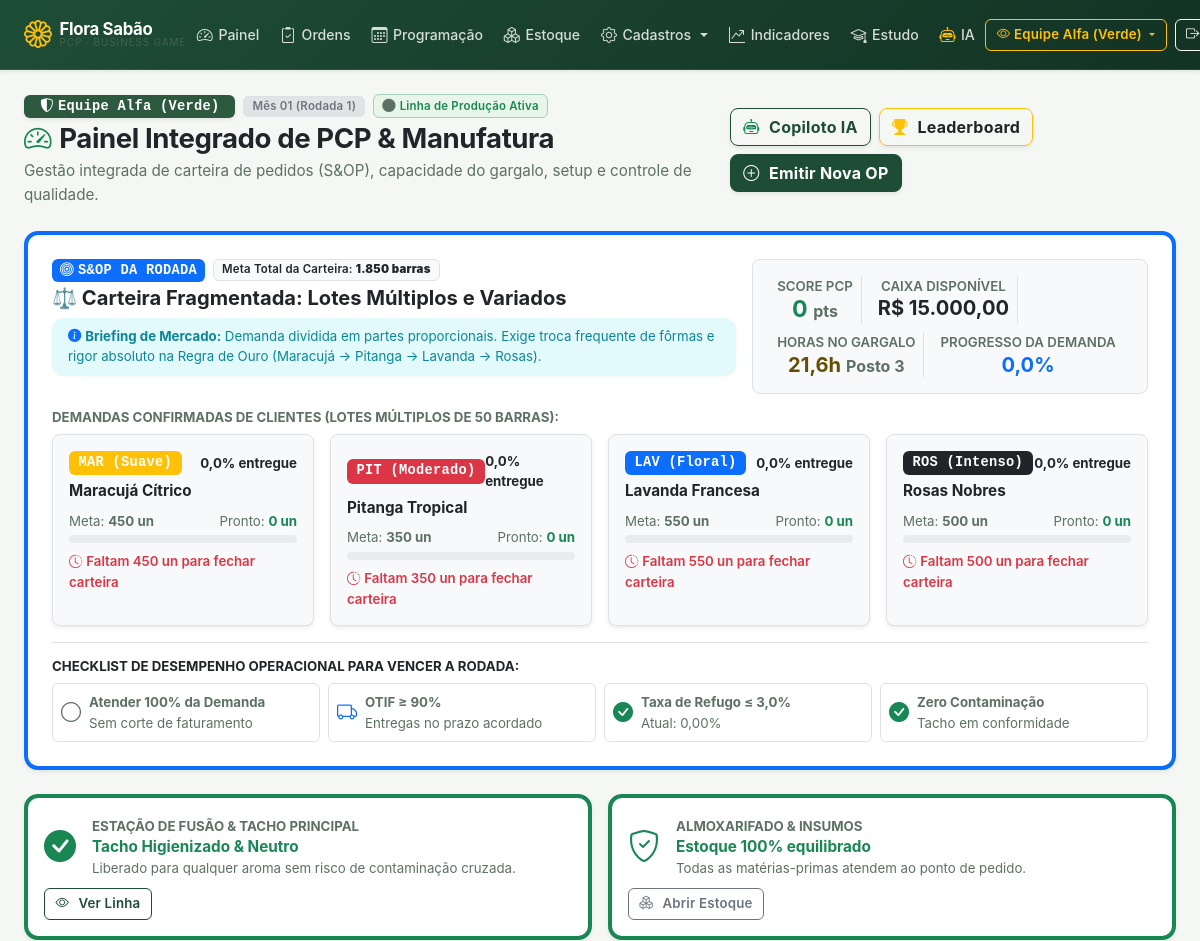
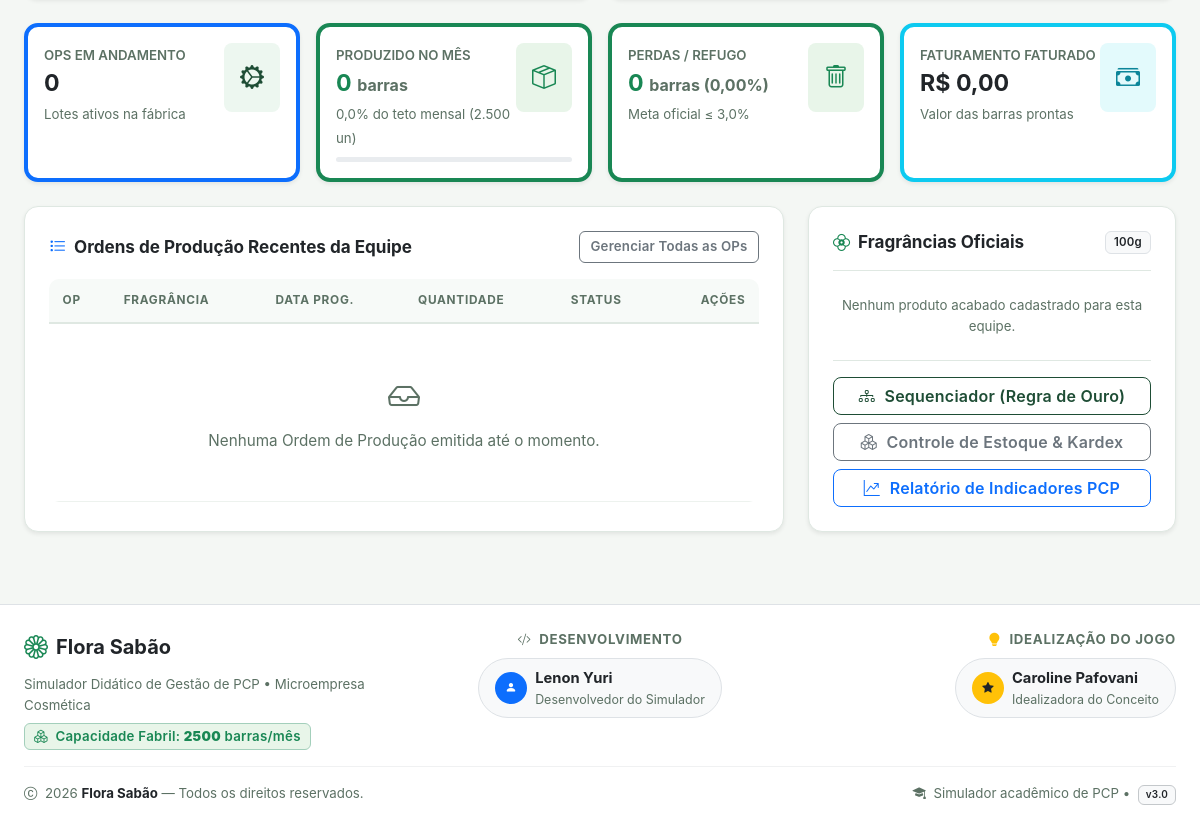
/ (signed in), run on the app's committed database (2 pictures, top to bottom).
### tables this page shows
CREATE TABLE `equipes` (
    `id`                  INT AUTO_INCREMENT PRIMARY KEY,
    `jogo_id`             INT NOT NULL,
    `nome`                VARCHAR(60) NOT NULL,
    `codigo_acesso`       VARCHAR(40) NOT NULL UNIQUE,
    `cor_hex`             VARCHAR(10) NOT NULL DEFAULT '#2d5a3f',
    `caixa_disponivel`    DECIMAL(12,2) NOT NULL DEFAULT 15000.00,
    `score_total`         INT NOT NULL DEFAULT 0,
    `tacho_ultimo_aroma`  VARCHAR(10) NOT NULL DEFAULT 'LAV',
    `tacho_higienizado`   TINYINT(1) NOT NULL DEFAULT 1,
    `rodadas_no_vermelho` INT NOT NULL DEFAULT 0,
    `falida`              TINYINT(1) NOT NULL DEFAULT 0,
    `data_falencia`       DATETIME NULL,
    `ativo`               TINYINT(1) NOT NULL DEFAULT 1,
    `created_at`          DATETIME DEFAULT CURRENT_TIMESTAMP,
    FOREIGN KEY (`jogo_id`) REFERENCES `jogos`(`id`) ON DELETE CASCADE,
    UNIQUE KEY `uk_jogo_nome` (`jogo_id`, `nome`)
);

CREATE TABLE `jogos` (
    `id`             INT AUTO_INCREMENT PRIMARY KEY,
    `instrutor_id`   INT NOT NULL,
    `pin_jogo`       VARCHAR(15) NOT NULL UNIQUE,
    `nome_turma`     VARCHAR(100) NOT NULL,
    `instituicao`    VARCHAR(100) NULL,
    `qtd_equipes`    INT NOT NULL DEFAULT 6,
    `caixa_inicial`  DECIMAL(12,2) NOT NULL DEFAULT 15000.00,
    `status`         ENUM('ativo','pausado','encerrado') NOT NULL DEFAULT 'ativo',
    `created_at`     DATETIME DEFAULT CURRENT_TIMESTAMP,
    FOREIGN KEY (`instrutor_id`) REFERENCES `usuarios`(`id`) ON DELETE CASCADE
);

CREATE TABLE `jogo_rodadas` (
    `id`               INT AUTO_INCREMENT PRIMARY KEY,
    `jogo_id`          INT NOT NULL,
    `numero_rodada`    INT NOT NULL DEFAULT 1,
    `mes_ano`          VARCHAR(20) NOT NULL DEFAULT 'Mês 01',
    `status`           ENUM('aberta','processando','encerrada') NOT NULL DEFAULT 'aberta',
    `evento_titulo`    VARCHAR(100) NOT NULL DEFAULT 'Mercado Estavel',
    `evento_descricao` TEXT NULL,
    `fator_demanda`    DECIMAL(4,2) NOT NULL DEFAULT 1.00,
    `created_at`       DATETIME DEFAULT CURRENT_TIMESTAMP,
    FOREIGN KEY (`jogo_id`) REFERENCES `jogos`(`id`) ON DELETE CASCADE
);

### index.php (the view, shortened to what the rows shown need)
<?php
require_once __DIR__ . '/includes/functions.php';
$equipe_id = function_exists('getEquipeAtivaId') ? getEquipeAtivaId() : 1;
$equipe_bruta = function_exists('equipeAtual') ? equipeAtual($pdo) : null;
$equipe_dados = array_merge([
    'id'                 => $equipe_id,
    'nome'               => 'Equipe ' . $equipe_id,
    'codigo_acesso'      => 'EQ' . $equipe_id,
    'cor_hex'            => '#2d5a3f',
    'caixa_disponivel'   => 15000.00,
    'score_total'        => 0,
    'tacho_ultimo_aroma' => 'LIMPO',
    'tacho_higienizado'  => 1
], is_array($equipe_bruta) ? $equipe_bruta : []);
$rodada_bruta = function_exists('getRodadaAtiva') ? getRodadaAtiva($pdo) : null;
$rodada_ativa = array_merge([
    'id'            => 1,
    'numero_rodada' => 1,
    'mes_ano'       => 'Mês 01',
    'status'        => 'ativa'
], is_array($rodada_bruta) ? $rodada_bruta : []);
$plano_demanda_raw = function_exists('getDemandasRodada') ? getDemandasRodada($pdo, $equipe_id) : [];
$plano_demanda = array_merge([
    'total_meta'         => 0,
    'cenario_titulo'     => 'Plano Operacional S&OP Padrão',
    'cenario_alerta'     => 'Monitore os limites do gargalo (Posto 3) e siga o sequenciamento suave -> intenso para evitar contaminação.',
    'horas_gargalo_meta' => 0.0,
    'percentual_geral'   => 0.0,
    'itens'              => []
], is_array($plano_demanda_raw) ? $plano_demanda_raw : []);
require_once __DIR__ . '/includes/header.php';
require_once __DIR__ . '/includes/navbar.php';
?>
<div class="container-fluid px-4 pb-4">
    <div class="d-flex flex-column flex-md-row justify-content-between align-items-md-center gap-3 mb-4">
        <div>
            <div class="d-flex align-items-center gap-2 mb-1">
                <span class="badge text-white px-3 py-1 font-monospace shadow-sm" style="background-color: <?= htmlspecialchars((string)$equipe_dados['cor_hex']) ?>;">
                    <i class="bi bi-shield-shaded me-1"></i><?= htmlspecialchars((string)$equipe_dados['nome']) ?>
                </span>
                <span class="badge bg-secondary-subtle text-secondary border px-2 py-1">
                    <?= htmlspecialchars((string)($rodada_ativa['mes_ano'] ?? 'Mês 01')) ?> (Rodada <?= (int)($rodada_ativa['numero_rodada'] ?? 1) ?>)
                </span>
                <span class="badge bg-success-subtle text-success border border-success-subtle px-2 py-1">
                    <i class="bi bi-circle-fill me-1 small"></i>Linha de Produção Ativa
                </span>
            </div>
            <h2 class="fw-bold mb-1 text-dark">
                <i class="bi bi-speedometer2 text-success me-2"></i>Painel Integrado de PCP & Manufatura
            </h2>
        </div>
    </div>
    <div class="card card-custom p-4 bg-white mb-4 shadow-sm border-start border-4 border-primary">
        <div class="d-flex flex-column flex-xl-row justify-content-between align-items-xl-start gap-3 mb-3">
            <div>
                <div class="d-flex align-items-center gap-2 mb-1">
                    <span class="badge bg-primary text-white text-uppercase px-2 py-1 font-monospace">
                    </span>
                    <span class="badge bg-light text-dark border">
                        Meta Total da Carteira: <strong><?= number_format((float)$plano_demanda['total_meta'], 0, ',', '.') ?> barras</strong>
                    </span>
                </div>
                <h4 class="fw-bold text-dark my-1">
                    <?= htmlspecialchars((string)$plano_demanda['cenario_titulo']) ?>
                </h4>
                <div class="alert alert-info py-2 px-3 small mb-0 mt-2 border-0 bg-info-subtle text-dark">
                    <strong><i class="bi bi-info-circle-fill me-1 text-primary"></i>Briefing de Mercado:</strong>
                    <?= htmlspecialchars((string)$plano_demanda['cenario_alerta']) ?>
                </div>
            </div>
            <div class="d-flex flex-wrap gap-2 bg-light p-3 rounded-3 border text-center align-self-start">
                <div class="px-2 border-end">
                    <span class="text-muted small text-uppercase d-block fw-semibold">Score PCP</span>
                    <h3 class="fw-bold text-success my-0"><?= (int)$equipe_dados['score_total'] ?> <small class="fs-6 text-muted">pts</small></h3>
                </div>
                <div class="px-2 border-end">
                    <span class="text-muted small text-uppercase d-block fw-semibold">Caixa Disponível</span>
                    <h4 class="fw-bold text-dark my-0">R$ <?= number_format((float)$equipe_dados['caixa_disponivel'], 2, ',', '.') ?></h4>
                </div>
                <div class="px-2 border-end">
                    <span class="text-muted small text-uppercase d-block fw-semibold">Horas no Gargalo</span>
                    <h4 class="fw-bold text-warning-emphasis my-0"><?= number_format((float)$plano_demanda['horas_gargalo_meta'], 1, ',', '.') ?>h <small class="fs-6 text-muted">Posto 3</small></h4>
                </div>
                <div class="px-2">
                    <span class="text-muted small text-uppercase d-block fw-semibold">Progresso da Demanda</span>
                    <h4 class="fw-bold text-primary my-0"><?= number_format((float)$plano_demanda['percentual_geral'], 1, ',', '.') ?>%</h4>
                </div>
            </div>
        </div>
    </div>
    <div class="row g-4">
        <div class="col-12 col-lg-8">
            <div class="card card-custom p-4 bg-white h-100 shadow-sm">
                <div class="table-responsive">
                    <table class="table table-hover align-middle mb-0">
                        <thead class="table-light small text-uppercase">
                            <tr>
                                <th>OP</th>
                                <th>Fragrância</th>
                                <th>Data Prog.</th>
                                <th>Quantidade</th>
                                <th>Status</th>
                                <th class="text-end">Ações</th>
                            </tr>
                        </thead>
                    </table>
                </div>
            </div>
        </div>
    </div>
</div>
<?php
require_once __DIR__ . '/includes/footer.php';

### includes/navbar.php (shortened to what the rows shown need)
<?php
$is_admin_nav     = (($_SESSION['usuario_perfil'] ?? '') === 'admin');
$equipe_ativa_id  = function_exists('getEquipeAtivaId') ? getEquipeAtivaId() : 1;
$eqs_nav = [];
if ($is_admin_nav && isset($pdo) && function_exists('equipesDisponiveis')) {
    try {
        $eqs_nav = equipesDisponiveis($pdo);
    } catch (Throwable $e) {
        $eqs_nav = [];
    }
}
$equipe_nome_atual = 'Equipe ' . $equipe_ativa_id;
foreach ($eqs_nav as $eqn) {
    if ((int) $eqn['id'] === $equipe_ativa_id) {
        $equipe_nome_atual = (string) $eqn['nome'];
        break;
    }
}
?>
<nav class="navbar navbar-expand-lg navbar-dark navbar-flora shadow-sm mb-4 sticky-top">
    <div class="container-fluid px-3 px-lg-4">
        <div class="collapse navbar-collapse" id="navFlora">
            <div class="d-none d-lg-flex align-items-center gap-2 mt-2 mt-lg-0">
                <?php if (isset($_SESSION['usuario_nome'])): ?>
                    <?php if ($is_admin_nav): ?>
                        <div class="dropdown">
                            <button class="btn btn-sm btn-outline-warning dropdown-toggle fw-semibold d-flex align-items-center gap-1"
                                    type="button" data-bs-toggle="dropdown">
                                <i class="bi bi-eye"></i>
                                <span class="text-truncate" style="max-width: 180px;">
                                    <?= htmlspecialchars($equipe_nome_atual) ?>
                                </span>
                            </button>
                        </div>
                    <?php else: ?>
                        <span class="badge bg-light text-success fw-semibold py-2 px-3 border shadow-sm">
                            <i class="bi bi-shield-shaded me-1"></i> <?= htmlspecialchars($_SESSION['usuario_nome']) ?>
                        </span>
                    <?php endif; ?>
                <?php endif; ?>
            </div>
        </div>
    </div>
</nav>

### data on the page
equipes: nome "Equipe Alfa (Verde)", score_total "0", caixa_disponivel "15.000,00"
jogos: id.mes_ano "Mês 01", id "1"
jogo_rodadas: id+numero_rodada "1.850", id+numero_rodada "⚖️ Carteira Fragmentada: Lotes Múltiplos e Variados", id+numero_rodada "Demanda dividida em partes proporcionais. Exige troca frequente de fôrmas e rigor absoluto na Regra de Ouro (Maracujá → Pitanga → Lavanda → Rosas).", id+numero_rodada "21,6", id+numero_rodada "0,0"

### other printed values
$dashboard_label "Painel"
$cod "MAR"
$aroma_nome "Suave"
$item_perc "0,0"
$item['nome'] "Maracujá Cítrico"
$item_meta "450"
$item_entregue "0"
$item_faltam "450"
$cod "PIT"
$aroma_nome "Moderado"
$item['nome'] "Pitanga Tropical"
$item_meta "350"
$item_faltam "350"
$cod "LAV"
$aroma_nome "Floral"
